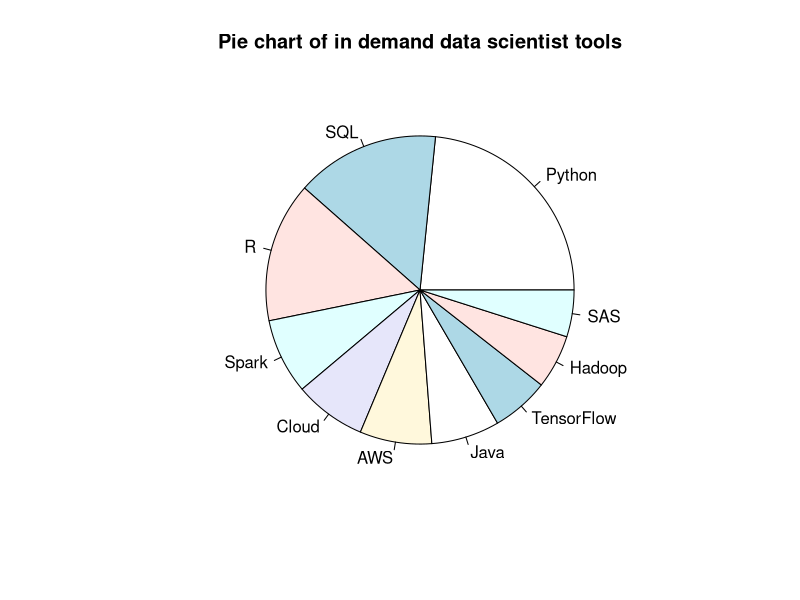
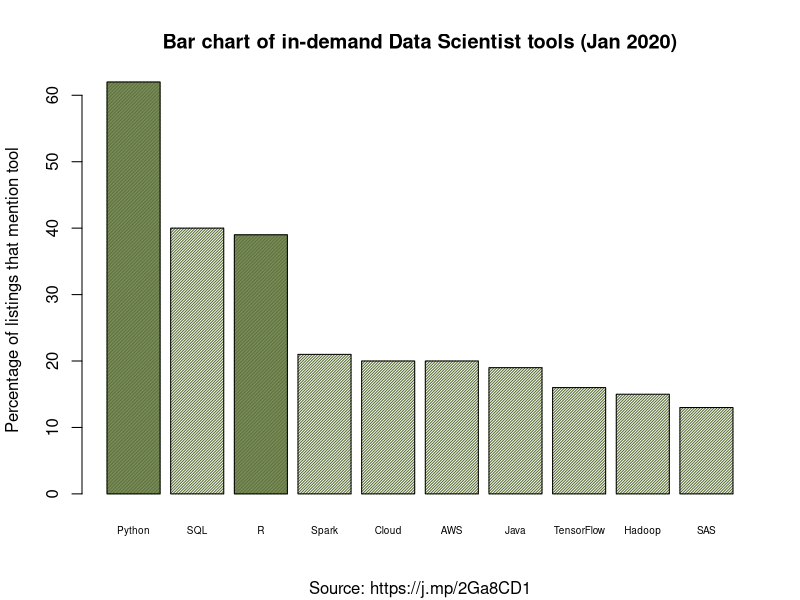

Reproduce these figures in R, in order.
## ---- chunk 1
# Reproduce the data from the January 2020 required tools for Data Scientists

percent <- c(62,40,39,21,20,20,19,16,15,13)
skill <- c("Python","SQL","R","Spark","Cloud","AWS","Java","TensorFlow","Hadoop","SAS")
# Generate the pie chart
pie(percent, main="Pie chart of in demand data scientist tools", labels=skill)
## ---- chunk 2
# NB we have already reproduced the data: percent and skill come from the previous piechart chunk

# Generate a bar chart
barplot(percent, 
main="Bar chart of in-demand Data Scientist tools (Jan 2020)", 
sub = "Source: https://j.mp/2Ga8CD1",
ylab="Percentage of listings that mention tool", 
names.arg=skill, 
cex.names = 0.6,                                     # shrinks text size so fits on x-axis
col="darkolivegreen",                                # colour of the bars  
density=c(100, 50, 100, 50, 50, 50, 50, 50, 50, 50)) # Shades Python and R in a darker colour
## ---- chunk 3
# This is an R code chunk
print("Hello cruel world")
## ---- chunk 4
z <- 3
z <- z * 17
print(z)
## ---- chunk 5
# Compute sales income for Martin's book

price <- 10                                     # assume price is 10 UKP per book copy
numberStudents <- 100                           # number of students in the class
recommend <- 0.5                                # proportion of students who recommend the book

sales <- numberStudents * (1 + recommend)
income <- sales * price
paste("Martin will earn:", income)              # display a readable string with the paste function
## ---- chunk 6
# Your extended code needs to go here 


## ---- chunk 7
# Define a new vector
greetings <- c("Hi!", "Hello", "Good morning", "Saludo", "Hej")
greetings
## ---- chunk 8
# Check the type of greetings
is.vector(greetings)
## ---- chunk 9
# Different ways to index vector elements
greetings[2]        # Access the 

n <- 3
greetings[n]        # You can use a variable as an index 
greetings[1:3]      # Or you can specify a range vector elements
## ---- chunk 10
# Assign the built in data object mtcars to a new data frame df
df <- mtcars

# View the data frame in a new window in RStudio
View(df)
## ---- chunk 11
# Display the observations for cylinder numbers from df
df$cyl

# Apply the median function
median(df$cyl)
## ---- chunk 12
# To retrieve the 2nd row we could have.
df[2,]
## ---- chunk 13
# Retrieve the observation named "Valaiant"
df["Valiant",]
